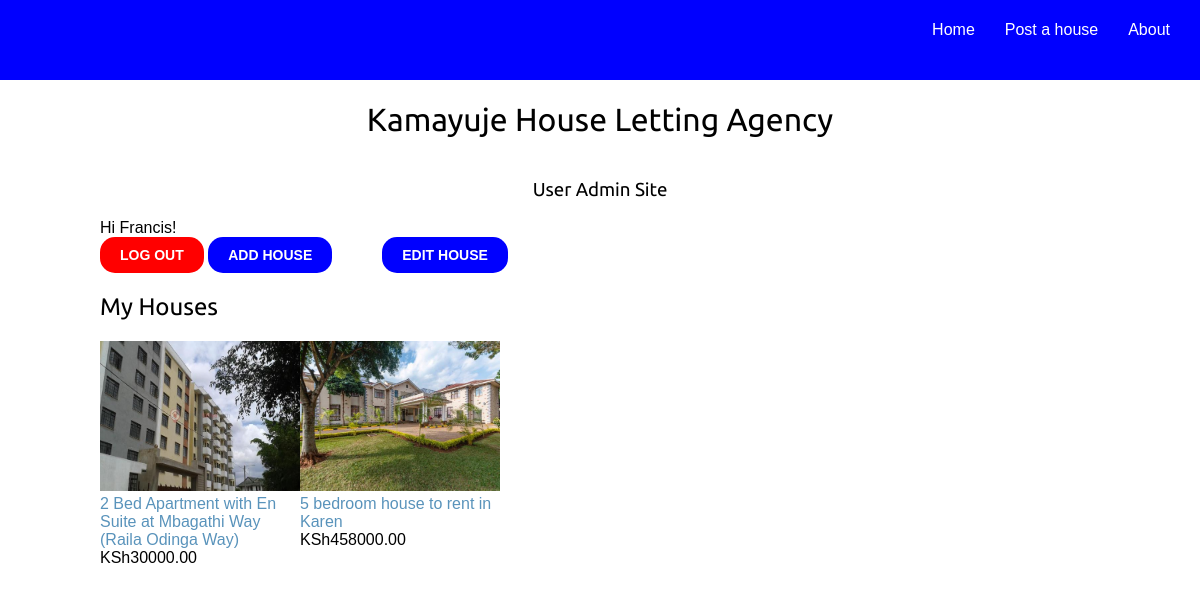
Screenshot of /user_admin/ (signed in) with the database file from the repository.
### Houses/models.py (models this page shows, shortened)
class House_Details(models.Model):
    user = models.ForeignKey(User,
                             related_name='houses',
                             on_delete=models.CASCADE)
    location = models.ForeignKey(House_Location,
                                 on_delete=models.CASCADE)
    title = models.CharField(max_length=255)
    slug = models.SlugField(max_length=155, unique=True)
    thumbnail = models.ImageField(upload_to='img')
    description = models.TextField(max_length=1000)
    monthly_rent = models.DecimalField(max_digits=10,
                                       decimal_places=2)
    available = models.BooleanField(default=True)
    owners_contact = models.DecimalField(max_digits=10,
                                         decimal_places=0)
    posted = models.DateTimeField(auto_now_add=True)
    updated = models.DateTimeField(auto_now=True)
    class Meta:
        ordering = ['-posted']
    def get_absolute_url(self):
        return reverse('Houses:house_detail', args=[self.id, self.slug])

### accounts/views.py (the view)
# urls.py: path('user_admin/', views.user_admin, name='user_admin'),
@login_required
def user_admin(request):
    return render(request, 'userprofile/user_admin.html' )

### accounts/templates/userprofile/user_admin.html (shortened to what this page needs)
{% extends 'Agency/base.html' %}
{% block content %}
    <h3>User Admin Site</h3>
    {% if user.is_authenticated %}
         Hi {{ user.username }}!
        <br>
        <button class="logout"><a href="{% url "logout" %}">Log Out</a></button>
    {% else %}
        <p>You are not logged in.</p>
        <a class="alogin" href="{% url "login" %}"><span class="login-home">Log In</span></a>
    {% endif %}
    <button class="posthousehere"><a href="{% url "add_house" %}">Add House</a></button><button class="edithousehere"><a href="#">Edit House</a></button>
    <h2>My Houses</h2>
    {% if request.user.houses.all %}
        {% for house in request.user.houses.all %}
                <div class="my-houses">
                    <a class="afrontpage" href="{% url 'edit_house' house.id %}">
                        <img class="my-housesImg" src="{% if house.thumbnail %}{{ house.thumbnail.url }}{% else %}{%
            static "img/no_image.png" %}{% endif %}">
                    </a>
                    <br>
                    <a class="my-housesTitle" href="{{ house.get_absolute_url }}">{{ house.title }}</a>
                    <br>
                    KSh{{ house.monthly_rent }}
                </div>
        {% endfor %}
    {% else %}
        <p>You've not added any houses...</p>
    {% endif %}
{% endblock %}

### Agency/static/css/base.css (style rules this page uses)
body { margin:0; padding:0; font-family:helvetica, sans-serif; }
h1, h2, h3, h4, h5 , h6 { font-family: 'Ubuntu', sans-serif; font-weight:normal; }
a { text-decoration:none; color:#5993bb; }
button { font-weight:bold; background: blue; color:#fff; padding:10px 20px; font-size:14px; text-transform:uppercase; border-radius: 15px; }
a, li { display:inline; text-decoration: none; justify-content: space-between; }
.posthousehere, .posthousehere > a { border: none; color: #FFFFFF; }
.edithousehere { border: none; margin-left: 50px; }
.edithousehere > a { color: #FFFFFF; }
.logout { background: red; border: none; }
.logout > a { color: #FFFFFF; }
.my-houses { float: left; width: 20%; }
.my-housesTitle { width: 200px; text-align: justify; }
.my-housesImg { width: 200px; height: 150px; }
h1, h3 { text-align: center; }

### rows the page displays
House_Details: thumbnail (picture), title "2 Bed Apartment with En Suite at Mbagathi Way (Raila Odinga Way)", monthly_rent "30000.00"
House_Details: thumbnail (picture), title "5 bedroom house to rent in Karen", monthly_rent "458000.00"

### other values shown
{{ user.username }} "Francis"
